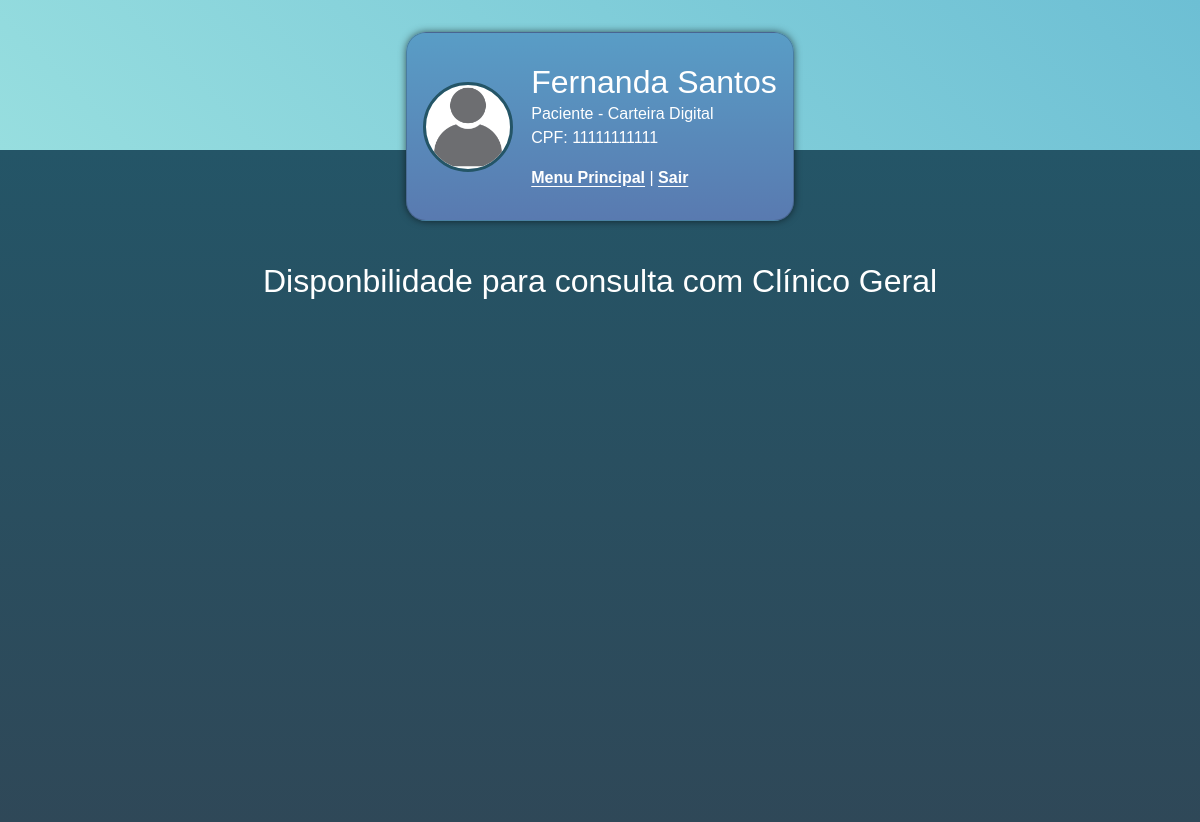
Page /agendar_clinico (signed in) on the earlier database version.
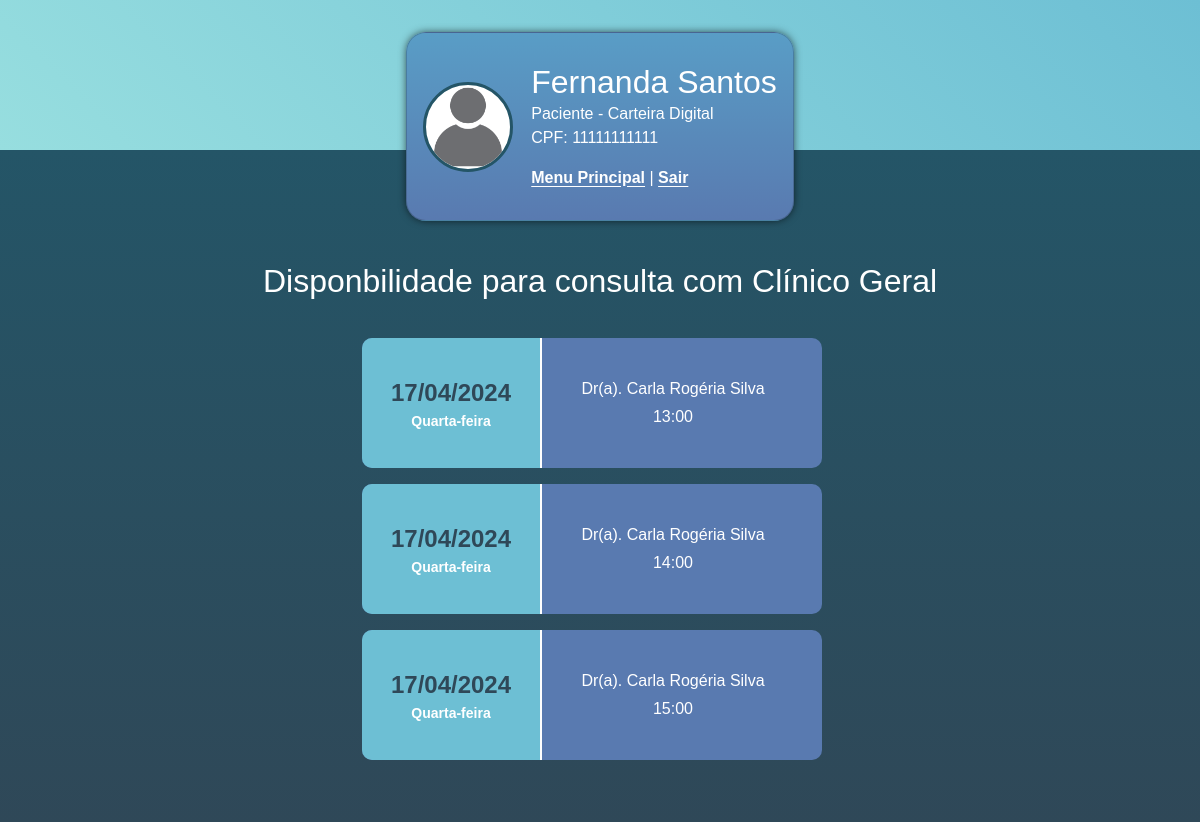
Same page on the later database version.
### main/models.py (models this page shows, shortened)
class DimPaciente(db.Model, UserMixin):
    _tablename_ = 'dim_paciente'
    id_paciente = db.Column(db.Integer, primary_key=True)
    cpf = db.Column(db.String(11), unique=True, nullable=False)
    nome = db.Column(db.String(100), nullable=False)
    data_nascimento = db.Column(db.Date, nullable=True)
    telefone = db.Column(db.String(20), nullable=True)
    email = db.Column(db.String(100), nullable=True)
    senha = db.Column(db.String(255), nullable=True)
    access_key = db.Column(db.String(255), nullable=True)
    role = db.Column(db.String(10), default='paciente')

class DimMedico(db.Model):
    _tablename_ = 'dim_medico'
    id_medico = db.Column(db.Integer, primary_key=True)
    cpf = db.Column(db.String(11), unique=True, nullable=False)
    pronome_tratamento = db.Column(db.String(10), nullable=False)
    nome = db.Column(db.String(100), nullable=False)
    crm = db.Column(db.String(20), unique=True, nullable=False)
    data_nascimento = db.Column(db.Date, nullable=True)
    telefone = db.Column(db.String(20), nullable=True)
    email = db.Column(db.String(100), nullable=True)
    senha = db.Column(db.String(255), nullable=True)
    access_key = db.Column(db.String(255), nullable=True)
    especialidade = db.Column(db.String(100), nullable=False)
    role = db.Column(db.String(10), default='medico')

class DimDisponibilidadeConsultas(db.Model):
    _tablename_ = 'dim_disponibilidade_consultas'
    id_disponibilidade_consulta = db.Column(db.Integer, primary_key=True)
    fk_id_medico = db.Column(db.Integer, db.ForeignKey('dim_medico.id_medico'), nullable=False)
    data_disponivel = db.Column(db.Date, nullable=False)
    dia_semana = db.Column(db.String(20), nullable=False)
    hora_disponivel = db.Column(db.Time, nullable=False)
    status = db.Column(db.String(20), nullable=False)
    medico = db.relationship('DimMedico', backref=db.backref('disponibilidades_consulta', lazy=True))

### main/routes.py (the view)
@app.route('/agendar_clinico')
def agendar_clinico():
    id_paciente = current_user.id_paciente
    paciente = DimPaciente.query.get(id_paciente)
    disponibilidade_clinico = (DimDisponibilidadeConsultas.query
                               .filter(DimDisponibilidadeConsultas.fk_id_medico == app.config["ID_CLINICO_GERAL"])
                               .filter(DimDisponibilidadeConsultas.status == None)
                               .order_by(DimDisponibilidadeConsultas.data_disponivel)
                               .order_by(DimDisponibilidadeConsultas.hora_disponivel)
                               )  # .filter() não aceita "is None"
    medico = DimMedico.query.get(app.config["ID_CLINICO_GERAL"])
    titulo = "Disponbilidade para consulta com"
    return render_template("agendar_consulta.html",
                           disponibilidade_clinico=disponibilidade_clinico,
                           medico=medico,
                           paciente=paciente,
                           titulo=titulo
                           )

### main/models.py (called while the page is built)
@login_manager.user_loader
def load_user(id_usuario):
    return DimPaciente.query.get(int(id_usuario))

### main/templates/agendar_consulta.html (shortened to what this page needs)
<!DOCTYPE html>
<html lang="en">
<head>
    {% include 'includes/bootstrap.html' %}
    <link rel="stylesheet" href="{{ url_for('static', filename='style.css') }}">
    <link rel="stylesheet" href="https://cdn.jsdelivr.net/npm/bootstrap-icons@1.11.3/font/bootstrap-icons.min.css">
</head>
<body>
    <div>
        <header>
            {% include 'includes/card_paciente.html' %}
        </header>
        <section class="services_area">
            <h2 class="mb-4" id="title_service">
                {{ titulo }} {{ medico.especialidade }}
            </h2>
            <div class="list_users">
                {% for horario in disponibilidade_clinico %}
                    <a href="#" class="user_info_list" data-bs-toggle="modal" data-bs-target="#confirmation{{horario.id_disponibilidade_consulta}}">
                        <div class="date-consult">
                            <span id="date_list">{{horario.data_disponivel.strftime("%d/%m/%Y")}}</span>
                            <span id="day_list">{{horario.dia_semana}}</span>
                        </div>
                        <div class="user_more_info">
                            <span>Dr(a). {{medico.nome}}</span>
                            <span>{{horario.hora_disponivel.strftime("%H:%M")}}</span>
                        </div>
                    </a>
                {% endfor%}
            </div>
        </section>
    </div>
</body>
</html>

### main/templates/includes/bootstrap.html (shortened to what this page needs)
<link rel="stylesheet" href="https://cdn.jsdelivr.net/npm/bootstrap@5.3.2/dist/css/bootstrap.min.css"
>

### main/templates/includes/card_paciente.html
<div class="card">
    <div class="infos">
        <div class="user_img">
            <img src="{{ url_for('static', filename='images/default.png') }}" alt="">
        </div>
        <div class="user_info">
            <h2 class="mb-0">{{paciente.nome}}</h2>
            <p class="mb-0">{{paciente.role}} - Carteira Digital</p>
            <p class="mb-3">CPF: {{paciente.cpf}}</p>
            <a class="card-links" href="{{ url_for('menu_principal_paciente') }}">
                <span class="card-links">Menu Principal</span>
            </a>
            <span>   |   </span>
            <a  href="{{ url_for('logout') }}">
                <span class="card-links">Sair</span>
            </a>
        </div>
    </div>
</div>

### main/static/style.css (style rules this page uses)
* { margin: 0; padding: 0; box-sizing: border-box; font-family: sans-serif; }
body { height: 100vh; background-color: #245567; }
header { position: static; height: 150px; background: linear-gradient(45deg, #97dedf, #6dbfd4); display: flex; justify-content: center; box-shadow: 2px 0px 8px -1px rgba(0,0,0,1); }
.card { height: 23%; margin-top: 2rem; position: absolute; border-radius: 20px; background: linear-gradient(#599dc6, #597ab0); min-width: 30%; display: flex; flex-direction: column; justify-content: center; color: #fff; box-shadow: 0px 0px 8px -1px rgba(0,0,0,0.75); }
.infos { display: flex; justify-content: center; gap: 18px; align-items: center; padding: 1rem; }
.user_img img { position: relative; width: 90px; height: 90px; background-color: #fff; border-radius: 50%; border: 3px solid #245567; object-fit: cover; }
.services_area { display: flex; flex-direction: column; align-items: center; width: 100%; height: 84vh; background: linear-gradient(#245567, #2f4858); overflow: hidden; }
#title_service { color: #fff; margin-top: 7rem; }
.list_users { padding: 2px; margin-top: 12px; margin-bottom: 12px; max-height: 600px; width: 480px; display: flex; justify-content: end; align-items: center; flex-wrap: wrap; overflow-y: auto; }
.user_info a { text-decoration: none; color: #fff; }
.user_info_list { text-decoration: none; display: flex; align-items: center; width: 460px; background-color: #597ab0; border-radius: 10px; cursor: pointer; transition: all .1s; margin-bottom: 1rem; margin-right: 1rem; }
.date-consult { display: flex; flex-direction: column; min-width: 180px; height: 130px; align-items: center; justify-content: center; margin-right: 1rem; border-right: 2px solid #fff; padding: 1rem; font-size: 18pt; background-color: #6dbfd4; border-radius: 10px 0px 0px 10px; }
#date_list { font-size: 18pt; font-weight: bold; color: #2f4858; }
#day_list { font-size: 14px; font-weight: 600; color: #fff; }
.user_more_info { display: flex; flex-direction: column; min-width: 230px; gap: 4px; padding: 1rem; align-items: center; justify-content: space-between; color: #fff; }
.card-links { font-weight: bold; text-decoration: underline; text-underline-offset: 3px; }

Differences in the rows shown:
added DimDisponibilidadeConsultas: data_disponivel "17/04/2024", dia_semana "Quarta-feira", {{ medico.nome }} "Carla Rogéria Silva", hora_disponivel "13:00"
added DimDisponibilidadeConsultas: data_disponivel "17/04/2024", dia_semana "Quarta-feira", {{ medico.nome }} "Carla Rogéria Silva", hora_disponivel "14:00"
added DimDisponibilidadeConsultas: data_disponivel "17/04/2024", dia_semana "Quarta-feira", {{ medico.nome }} "Carla Rogéria Silva", hora_disponivel "15:00"
